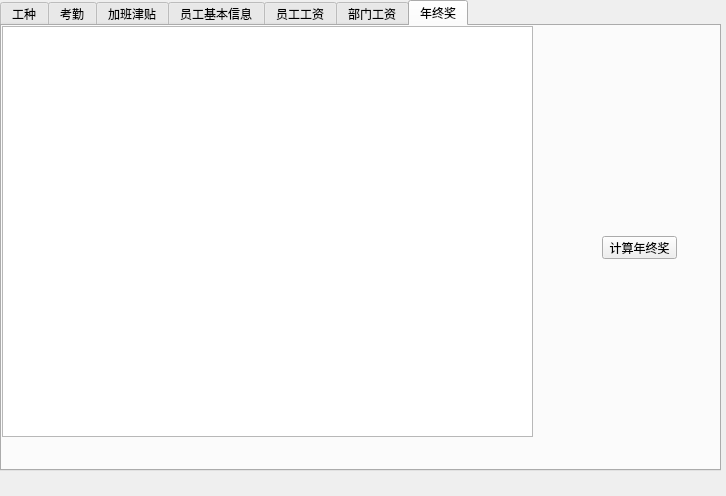
<?xml version="1.0" encoding="UTF-8"?>
<ui version="4.0">
 <class>MainWindow</class>
 <widget class="QMainWindow" name="MainWindow">
  <property name="geometry">
   <rect>
    <x>0</x>
    <y>0</y>
    <width>726</width>
    <height>496</height>
   </rect>
  </property>
  <property name="windowTitle">
   <string>MainWindow</string>
  </property>
  <property name="windowIcon">
   <iconset resource="icon.qrc">
    <normaloff>:/工资.png</normaloff>:/工资.png</iconset>
  </property>
  <widget class="QWidget" name="centralWidget">
   <widget class="QTabWidget" name="tabWidget">
    <property name="geometry">
     <rect>
      <x>0</x>
      <y>0</y>
      <width>721</width>
      <height>471</height>
     </rect>
    </property>
    <property name="currentIndex">
     <number>6</number>
    </property>
    <widget class="QWidget" name="widget">
     <attribute name="title">
      <string>工种</string>
     </attribute>
     <widget class="QTableView" name="tableView_kind">
      <property name="geometry">
       <rect>
        <x>0</x>
        <y>0</y>
        <width>531</width>
        <height>411</height>
       </rect>
      </property>
      <property name="styleSheet">
       <string notr="true">background-image: url(:/背景.jpg);</string>
      </property>
     </widget>
     <widget class="QPushButton" name="pushButton">
      <property name="geometry">
       <rect>
        <x>600</x>
        <y>130</y>
        <width>75</width>
        <height>23</height>
       </rect>
      </property>
      <property name="text">
       <string>查询</string>
      </property>
     </widget>
     <widget class="QLineEdit" name="lineEdit">
      <property name="geometry">
       <rect>
        <x>600</x>
        <y>70</y>
        <width>81</width>
        <height>31</height>
       </rect>
      </property>
     </widget>
     <widget class="QLabel" name="label">
      <property name="geometry">
       <rect>
        <x>540</x>
        <y>70</y>
        <width>51</width>
        <height>31</height>
       </rect>
      </property>
      <property name="text">
       <string>工种：</string>
      </property>
     </widget>
     <widget class="QPushButton" name="add1">
      <property name="geometry">
       <rect>
        <x>600</x>
        <y>170</y>
        <width>75</width>
        <height>23</height>
       </rect>
      </property>
      <property name="text">
       <string>新增</string>
      </property>
     </widget>
     <widget class="QPushButton" name="del1">
      <property name="geometry">
       <rect>
        <x>600</x>
        <y>210</y>
        <width>75</width>
        <height>23</height>
       </rect>
      </property>
      <property name="text">
       <string>删除</string>
      </property>
     </widget>
     <widget class="QPushButton" name="submit1">
      <property name="geometry">
       <rect>
        <x>600</x>
        <y>250</y>
        <width>75</width>
        <height>23</height>
       </rect>
      </property>
      <property name="text">
       <string>提交修改</string>
      </property>
     </widget>
    </widget>
    <widget class="QWidget" name="tab_2">
     <attribute name="title">
      <string>考勤</string>
     </attribute>
     <widget class="QLineEdit" name="lineEdit_2">
      <property name="geometry">
       <rect>
        <x>600</x>
        <y>70</y>
        <width>81</width>
        <height>31</height>
       </rect>
      </property>
     </widget>
     <widget class="QTableView" name="tableView_attendance">
      <property name="geometry">
       <rect>
        <x>0</x>
        <y>0</y>
        <width>531</width>
        <height>411</height>
       </rect>
      </property>
      <property name="styleSheet">
       <string notr="true">background-image: url(:/背景.jpg);</string>
      </property>
     </widget>
     <widget class="QPushButton" name="pushButton_2">
      <property name="geometry">
       <rect>
        <x>600</x>
        <y>130</y>
        <width>75</width>
        <height>23</height>
       </rect>
      </property>
      <property name="text">
       <string>查询</string>
      </property>
     </widget>
     <widget class="QPushButton" name="del1_2">
      <property name="geometry">
       <rect>
        <x>600</x>
        <y>210</y>
        <width>75</width>
        <height>23</height>
       </rect>
      </property>
      <property name="text">
       <string>删除</string>
      </property>
     </widget>
     <widget class="QPushButton" name="add1_2">
      <property name="geometry">
       <rect>
        <x>600</x>
        <y>170</y>
        <width>75</width>
        <height>23</height>
       </rect>
      </property>
      <property name="text">
       <string>新增</string>
      </property>
     </widget>
     <widget class="QPushButton" name="submit1_2">
      <property name="geometry">
       <rect>
        <x>600</x>
        <y>250</y>
        <width>75</width>
        <height>23</height>
       </rect>
      </property>
      <property name="text">
       <string>提交修改</string>
      </property>
     </widget>
     <widget class="QLabel" name="label_2">
      <property name="geometry">
       <rect>
        <x>540</x>
        <y>70</y>
        <width>51</width>
        <height>31</height>
       </rect>
      </property>
      <property name="text">
       <string>员工号：</string>
      </property>
     </widget>
    </widget>
    <widget class="QWidget" name="tab">
     <attribute name="title">
      <string>加班津贴</string>
     </attribute>
     <widget class="QPushButton" name="del1_3">
      <property name="geometry">
       <rect>
        <x>600</x>
        <y>210</y>
        <width>75</width>
        <height>23</height>
       </rect>
      </property>
      <property name="text">
       <string>删除</string>
      </property>
     </widget>
     <widget class="QTableView" name="tableView_allowance">
      <property name="geometry">
       <rect>
        <x>0</x>
        <y>0</y>
        <width>531</width>
        <height>411</height>
       </rect>
      </property>
      <property name="styleSheet">
       <string notr="true">background-image: url(:/背景.jpg);</string>
      </property>
     </widget>
     <widget class="QPushButton" name="pushButton_3">
      <property name="geometry">
       <rect>
        <x>600</x>
        <y>130</y>
        <width>75</width>
        <height>23</height>
       </rect>
      </property>
      <property name="text">
       <string>查询</string>
      </property>
     </widget>
     <widget class="QPushButton" name="add1_3">
      <property name="geometry">
       <rect>
        <x>600</x>
        <y>170</y>
        <width>75</width>
        <height>23</height>
       </rect>
      </property>
      <property name="text">
       <string>新增</string>
      </property>
     </widget>
     <widget class="QPushButton" name="submit1_3">
      <property name="geometry">
       <rect>
        <x>600</x>
        <y>250</y>
        <width>75</width>
        <height>23</height>
       </rect>
      </property>
      <property name="text">
       <string>提交修改</string>
      </property>
     </widget>
     <widget class="QLineEdit" name="lineEdit_3">
      <property name="geometry">
       <rect>
        <x>600</x>
        <y>70</y>
        <width>81</width>
        <height>31</height>
       </rect>
      </property>
     </widget>
     <widget class="QLabel" name="label_3">
      <property name="geometry">
       <rect>
        <x>540</x>
        <y>70</y>
        <width>51</width>
        <height>31</height>
       </rect>
      </property>
      <property name="text">
       <string>员工号：</string>
      </property>
     </widget>
    </widget>
    <widget class="QWidget" name="tab_3">
     <attribute name="title">
      <string>员工基本信息</string>
     </attribute>
     <widget class="QPushButton" name="del1_4">
      <property name="geometry">
       <rect>
        <x>600</x>
        <y>210</y>
        <width>75</width>
        <height>23</height>
       </rect>
      </property>
      <property name="text">
       <string>删除</string>
      </property>
     </widget>
     <widget class="QTableView" name="tableView_info">
      <property name="geometry">
       <rect>
        <x>0</x>
        <y>0</y>
        <width>531</width>
        <height>411</height>
       </rect>
      </property>
      <property name="styleSheet">
       <string notr="true">background-image: url(:/背景.jpg);</string>
      </property>
     </widget>
     <widget class="QPushButton" name="pushButton_4">
      <property name="geometry">
       <rect>
        <x>600</x>
        <y>130</y>
        <width>75</width>
        <height>23</height>
       </rect>
      </property>
      <property name="text">
       <string>查询</string>
      </property>
     </widget>
     <widget class="QPushButton" name="add1_4">
      <property name="geometry">
       <rect>
        <x>600</x>
        <y>170</y>
        <width>75</width>
        <height>23</height>
       </rect>
      </property>
      <property name="text">
       <string>新增</string>
      </property>
     </widget>
     <widget class="QPushButton" name="submit1_4">
      <property name="geometry">
       <rect>
        <x>600</x>
        <y>250</y>
        <width>75</width>
        <height>23</height>
       </rect>
      </property>
      <property name="text">
       <string>提交修改</string>
      </property>
     </widget>
     <widget class="QLineEdit" name="lineEdit_4">
      <property name="geometry">
       <rect>
        <x>600</x>
        <y>70</y>
        <width>81</width>
        <height>31</height>
       </rect>
      </property>
     </widget>
     <widget class="QLabel" name="label_4">
      <property name="geometry">
       <rect>
        <x>540</x>
        <y>70</y>
        <width>51</width>
        <height>31</height>
       </rect>
      </property>
      <property name="text">
       <string>员工号：</string>
      </property>
     </widget>
    </widget>
    <widget class="QWidget" name="tab_4">
     <attribute name="title">
      <string>员工工资</string>
     </attribute>
     <widget class="QTableView" name="tableView_woker">
      <property name="geometry">
       <rect>
        <x>0</x>
        <y>0</y>
        <width>531</width>
        <height>411</height>
       </rect>
      </property>
      <property name="styleSheet">
       <string notr="true">background-image: url(:/背景.jpg);</string>
      </property>
     </widget>
     <widget class="QPushButton" name="salarySearch">
      <property name="geometry">
       <rect>
        <x>600</x>
        <y>130</y>
        <width>75</width>
        <height>23</height>
       </rect>
      </property>
      <property name="text">
       <string>查询</string>
      </property>
     </widget>
     <widget class="QLineEdit" name="sschNum">
      <property name="geometry">
       <rect>
        <x>600</x>
        <y>30</y>
        <width>81</width>
        <height>31</height>
       </rect>
      </property>
     </widget>
     <widget class="QLabel" name="label_5">
      <property name="geometry">
       <rect>
        <x>550</x>
        <y>180</y>
        <width>54</width>
        <height>12</height>
       </rect>
      </property>
      <property name="text">
       <string>月份：</string>
      </property>
     </widget>
     <widget class="QPushButton" name="btnCalcSalary">
      <property name="geometry">
       <rect>
        <x>600</x>
        <y>220</y>
        <width>75</width>
        <height>23</height>
       </rect>
      </property>
      <property name="text">
       <string>计算工资</string>
      </property>
     </widget>
     <widget class="QLineEdit" name="sschMonth">
      <property name="geometry">
       <rect>
        <x>600</x>
        <y>80</y>
        <width>81</width>
        <height>31</height>
       </rect>
      </property>
     </widget>
     <widget class="QLabel" name="label_6">
      <property name="geometry">
       <rect>
        <x>540</x>
        <y>40</y>
        <width>54</width>
        <height>12</height>
       </rect>
      </property>
      <property name="text">
       <string>员工号：</string>
      </property>
     </widget>
     <widget class="QLabel" name="label_7">
      <property name="geometry">
       <rect>
        <x>550</x>
        <y>90</y>
        <width>54</width>
        <height>12</height>
       </rect>
      </property>
      <property name="text">
       <string>月份：</string>
      </property>
     </widget>
     <widget class="QLineEdit" name="sclcMonth">
      <property name="geometry">
       <rect>
        <x>600</x>
        <y>170</y>
        <width>81</width>
        <height>31</height>
       </rect>
      </property>
     </widget>
    </widget>
    <widget class="QWidget" name="tab_5">
     <attribute name="title">
      <string>部门工资</string>
     </attribute>
     <widget class="QTableView" name="tableView_depart">
      <property name="geometry">
       <rect>
        <x>0</x>
        <y>0</y>
        <width>531</width>
        <height>411</height>
       </rect>
      </property>
      <property name="styleSheet">
       <string notr="true">background-image: url(:/背景.jpg);</string>
      </property>
     </widget>
     <widget class="QLineEdit" name="pschApart">
      <property name="geometry">
       <rect>
        <x>600</x>
        <y>30</y>
        <width>81</width>
        <height>31</height>
       </rect>
      </property>
     </widget>
     <widget class="QLabel" name="label_8">
      <property name="geometry">
       <rect>
        <x>540</x>
        <y>40</y>
        <width>54</width>
        <height>12</height>
       </rect>
      </property>
      <property name="text">
       <string>部门名称：</string>
      </property>
     </widget>
     <widget class="QLabel" name="label_9">
      <property name="geometry">
       <rect>
        <x>560</x>
        <y>90</y>
        <width>54</width>
        <height>12</height>
       </rect>
      </property>
      <property name="text">
       <string>月份：</string>
      </property>
     </widget>
     <widget class="QPushButton" name="btnSchApart">
      <property name="geometry">
       <rect>
        <x>600</x>
        <y>130</y>
        <width>75</width>
        <height>23</height>
       </rect>
      </property>
      <property name="text">
       <string>查询</string>
      </property>
     </widget>
     <widget class="QLineEdit" name="pschMonth">
      <property name="geometry">
       <rect>
        <x>600</x>
        <y>80</y>
        <width>81</width>
        <height>31</height>
       </rect>
      </property>
     </widget>
    </widget>
    <widget class="QWidget" name="tab_6">
     <attribute name="title">
      <string>年终奖</string>
     </attribute>
     <widget class="QTableView" name="tableView_annual">
      <property name="geometry">
       <rect>
        <x>0</x>
        <y>0</y>
        <width>531</width>
        <height>411</height>
       </rect>
      </property>
      <property name="styleSheet">
       <string notr="true">background-image: url(:/背景.jpg);</string>
      </property>
     </widget>
     <widget class="QPushButton" name="pushButton_6">
      <property name="geometry">
       <rect>
        <x>600</x>
        <y>210</y>
        <width>75</width>
        <height>23</height>
       </rect>
      </property>
      <property name="text">
       <string>计算年终奖</string>
      </property>
     </widget>
    </widget>
   </widget>
  </widget>
  <widget class="QMenuBar" name="menuBar">
   <property name="geometry">
    <rect>
     <x>0</x>
     <y>0</y>
     <width>726</width>
     <height>23</height>
    </rect>
   </property>
  </widget>
 </widget>
 <layoutdefault spacing="6" margin="11"/>
 <resources>
  <include location="icon.qrc"/>
 </resources>
 <connections/>
</ui>
